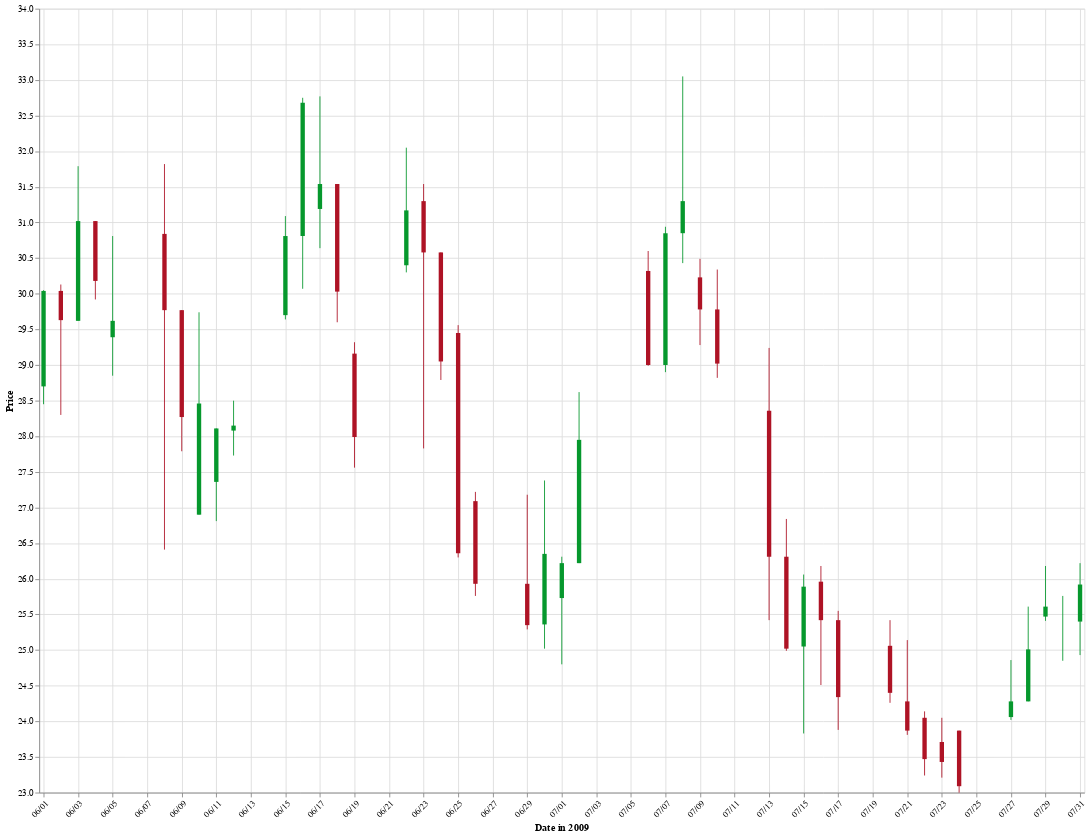

Write notebook code for a chart like this one.
### Code cell
source = data.ohlc()
open_close_color = alt.condition(
    "datum.open <= datum.close", alt.value("#06982d"), alt.value("#ae1325")
)
base = alt.Chart(source).encode(
    alt.X(
        "date:T",
        axis=alt.Axis(format="%m/%d", labelAngle=-45, title="Date in 2009"),
    ),
    color=open_close_color,
)
rule = base.mark_rule().encode(
    alt.Y(
        "low:Q",
        title="Price",
        scale=alt.Scale(zero=False),
    ),
    alt.Y2("high:Q"),
)
bar = base.mark_bar().encode(alt.Y("open:Q"), alt.Y2("close:Q"))
chart = rule + bar
chart.properties(width=1200, height=900)

### Figure 1 — Vega-Lite specification as saved in the notebook (floating-point values rounded to 4 significant figures)
{"config": {"view": {"continuousWidth": 400, "continuousHeight": 300}}, "layer": [{"mark": "rule", "encoding": {"color": {"condition": {"value": "#06982d", "test": "datum.open <= datum.close"}, "value": "#ae1325"}, "x": {"axis": {"format": "%m/%d", "labelAngle": -45, "title": "Date in 2009"}, "field": "date", "type": "temporal"}, "y": {"field": "low", "scale": {"zero": false}, "title": "Price", "type": "quantitative"}, "y2": {"field": "high"}}}, {"mark": "bar", "encoding": {"color": {"condition": {"value": "#06982d", "test": "datum.open <= datum.close"}, "value": "#ae1325"}, "x": {"axis": {"format": "%m/%d", "labelAngle": -45, "title": "Date in 2009"}, "field": "date", "type": "temporal"}, "y": {"field": "open", "type": "quantitative"}, "y2": {"field": "close"}}}], "data": {"name": "data-6095c1ec4d89ad64750a63772b69643b"}, "height": 900, "width": 1200, "$schema": "https://vega.github.io/schema/vega-lite/v4.17.0.json", "datasets": {"data-6095c1ec4d89ad64750a63772b69643b": [{"date": "2009-06-01T00:00:00", "open": 28.7, "high": 30.05, "low": 28.45, "close": 30.04, "signal": "short", "ret": -4.894}, {"date": "2009-06-02T00:00:00", "open": 30.04, "high": 30.13, "low": 28.3, "close": 29.63, "signal": "short", "ret": -0.3226}, {"date": "2009-06-03T00:00:00", "open": 29.62, "high": 31.79, "low": 29.62, "close": 31.02, "signal": "short", "ret": 3.687}, {"date": "2009-06-04T00:00:00", "open": 31.02, "high": 31.02, "low": 29.92, "close": 30.18, "signal": "short", "ret": 4.51}, {"date": "2009-06-05T00:00:00", "open": 29.39, "high": 30.81, "low": 28.85, "close": 29.62, "signal": "short", "ret": 6.084}, {"date": "2009-06-08T00:00:00", "open": 30.84, "high": 31.82, "low": 26.41, "close": 29.77, "signal": "short", "ret": 1.254}, {"date": "2009-06-09T00:00:00", "open": 29.77, "high": 29.77, "low": 27.79, "close": 28.27, "signal": "short", "ret": -5.024}, {"date": "2009-06-10T00:00:00", "open": 26.9, "high": 29.74, "low": 26.9, "close": 28.46, "signal": "short", "ret": -5.466}, {"date": "2009-06-11T00:00:00", "open": 27.36, "high": 28.11, "low": 26.81, "close": 28.11, "signal": "short", "ret": -8.374}, {"date": "2009-06-12T00:00:00", "open": 28.08, "high": 28.5, "low": 27.73, "close": 28.15, "signal": "short", "ret": -5.528}, {"date": "2009-06-15T00:00:00", "open": 29.7, "high": 31.09, "low": 29.64, "close": 30.81, "signal": "long", "ret": 3.492}, {"date": "2009-06-16T00:00:00", "open": 30.81, "high": 32.75, "low": 30.07, "close": 32.68, "signal": "short", "ret": 0.155}, {"date": "2009-06-17T00:00:00", "open": 31.19, "high": 32.77, "low": 30.64, "close": 31.54, "signal": "short", "ret": 5.828}, {"date": "2009-06-18T00:00:00", "open": 31.54, "high": 31.54, "low": 29.6, "close": 30.03, "signal": "short", "ret": 8.176}, {"date": "2009-06-19T00:00:00", "open": 29.16, "high": 29.32, "low": 27.56, "close": 27.99, "signal": "short", "ret": 8.599}, {"date": "2009-06-22T00:00:00", "open": 30.4, "high": 32.05, "low": 30.3, "close": 31.17, "signal": "short", "ret": 15.49}, {"date": "2009-06-23T00:00:00", "open": 31.3, "high": 31.54, "low": 27.83, "close": 30.58, "signal": "short", "ret": 11.74}, {"date": "2009-06-24T00:00:00", "open": 30.58, "high": 30.58, "low": 28.79, "close": 29.05, "signal": "long", "ret": -10.42}, {"date": "2009-06-25T00:00:00", "open": 29.45, "high": 29.56, "low": 26.3, "close": 26.36, "signal": "long", "ret": 0.0}, {"date": "2009-06-26T00:00:00", "open": 27.09, "high": 27.22, "low": 25.76, "close": 25.93, "signal": "long", "ret": 0.0}, {"date": "2009-06-29T00:00:00", "open": 25.93, "high": 27.18, "low": 25.29, "close": 25.35, "signal": "long", "ret": 5.263}, {"date": "2009-06-30T00:00:00", "open": 25.36, "high": 27.38, "low": 25.02, "close": 26.35, "signal": "long", "ret": 6.738}, {"date": "2009-07-01T00:00:00", "open": 25.73, "high": 26.31, "low": 24.8, "close": 26.22, "signal": "long", "ret": 7.836}, {"date": "2009-07-02T00:00:00", "open": 26.22, "high": 28.62, "low": 26.22, "close": 27.95, "signal": "long", "ret": 2.764}, {"date": "2009-07-06T00:00:00", "open": 30.32, "high": 30.6, "low": 28.99, "close": 29.0, "signal": "short", "ret": -2.145}, {"date": "2009-07-07T00:00:00", "open": 29.0, "high": 30.94, "low": 28.9, "close": 30.85, "signal": "short", "ret": 3.035}, {"date": "2009-07-08T00:00:00", "open": 30.85, "high": 33.05, "low": 30.43, "close": 31.3, "signal": "short", "ret": 5.687}, {"date": "2009-07-09T00:00:00", "open": 30.23, "high": 30.49, "low": 29.28, "close": 29.78, "signal": "short", "ret": 8.228}, {"date": "2009-07-10T00:00:00", "open": 29.78, "high": 30.34, "low": 28.82, "close": 29.02, "signal": "short", "ret": 8.648}, {"date": "2009-07-13T00:00:00", "open": 28.36, "high": 29.24, "low": 25.42, "close": 26.31, "signal": "short", "ret": 7.329}, {"date": "2009-07-14T00:00:00", "open": 26.31, "high": 26.84, "low": 24.99, "close": 25.02, "signal": "short", "ret": 7.309}, {"date": "2009-07-15T00:00:00", "open": 25.05, "high": 26.06, "low": 23.83, "close": 25.89, "signal": "neutral", "ret": 0.0}, {"date": "2009-07-16T00:00:00", "open": 25.96, "high": 26.18, "low": 24.51, "close": 25.42, "signal": "long", "ret": -9.828}, {"date": "2009-07-17T00:00:00", "open": 25.42, "high": 25.55, "low": 23.88, "close": 24.34, "signal": "long", "ret": -10.84}, {"date": "2009-07-20T00:00:00", "open": 25.06, "high": 25.42, "low": 24.26, "close": 24.4, "signal": "long", "ret": -7.557}, {"date": "2009-07-21T00:00:00", "open": 24.28, "high": 25.14, "low": 23.81, "close": 23.87, "signal": "long", "ret": -2.509}, {"date": "2009-07-22T00:00:00", "open": 24.05, "high": 24.14, "low": 23.24, "close": 23.47, "signal": "long", "ret": 0.9158}, {"date": "2009-07-23T00:00:00", "open": 23.71, "high": 24.05, "low": 23.21, "close": 23.43, "signal": "long", "ret": 2.471}, {"date": "2009-07-24T00:00:00", "open": 23.87, "high": 23.87, "low": 23.0, "close": 23.09, "signal": "long", "ret": 4.223}, {"date": "2009-07-27T00:00:00", "open": 24.06, "high": 24.86, "low": 24.02, "close": 24.28, "signal": "long", "ret": -0.1894}, {"date": "2009-07-28T00:00:00", "open": 24.28, "high": 25.61, "low": 24.28, "close": 25.01, "signal": "long", "ret": -4.38}, {"date": "2009-07-29T00:00:00", "open": 25.47, "high": 26.18, "low": 25.41, "close": 25.61, "signal": "long", "ret": -4.485}, {"date": "2009-07-30T00:00:00", "open": 25.4, "high": 25.76, "low": 24.85, "close": 25.4, "signal": "long", "ret": -1.704}, {"date": "2009-07-31T00:00:00", "open": 25.4, "high": 26.22, "low": 24.93, "close": 25.92, "signal": "short", "ret": 5.068}]}}
